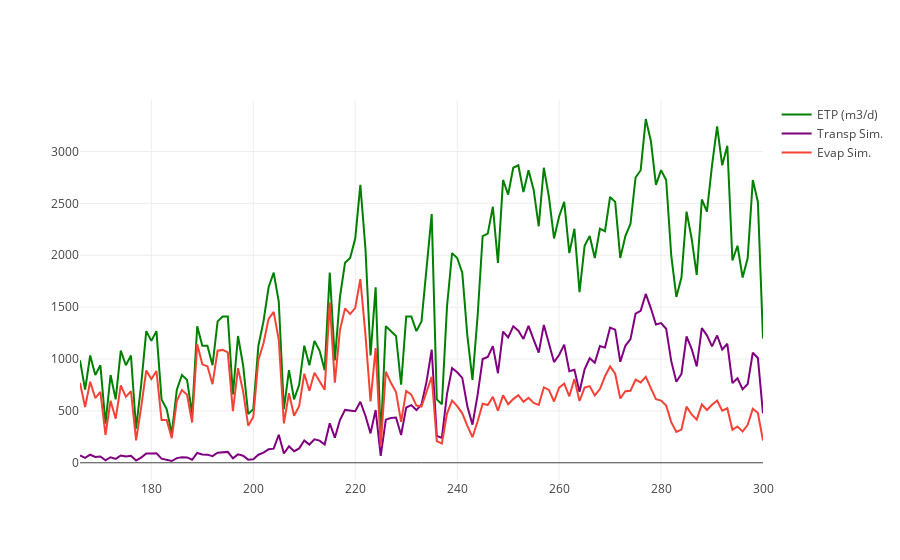

The notebook cell this image was saved under:
### Code cell
figname = "ETP.png"

%matplotlib inline
import plotlycred

online = False
if online:
    # fig = py.iplot(data) 
    fig = go.Figure(data=data) # , layout=layout)
    py.image.save_as(fig, filename=figname)
    # py.plot(fig, filename=figname) # Opens in web
else:
    fig = go.Figure(data=data) # , layout=layout)
    iplot(fig)

### Figure 1 — Plotly figure (JSON) as saved in the notebook; plotly's stock layout.template omitted (floating-point values rounded to 4 significant figures; data arrays with more than 128 entries replaced by an {"elided": "..."} marker saying what was removed)
{"data": [{"marker": {"color": "green"}, "mode": "lines", "name": "ETP (m3/d)", "type": "scatter", "x": {"elided": "135 int values"}, "y": {"elided": "135 float values"}}, {"marker": {"color": "purple"}, "mode": "lines", "name": "Transp Sim.", "type": "scatter", "x": {"elided": "135 int values"}, "y": {"elided": "195 float values"}}, {"marker": {"color": "#F44336"}, "mode": "lines", "name": "Evap Sim.", "type": "scatter", "x": {"elided": "135 int values"}, "y": {"elided": "195 float values"}}], "layout": {}}
